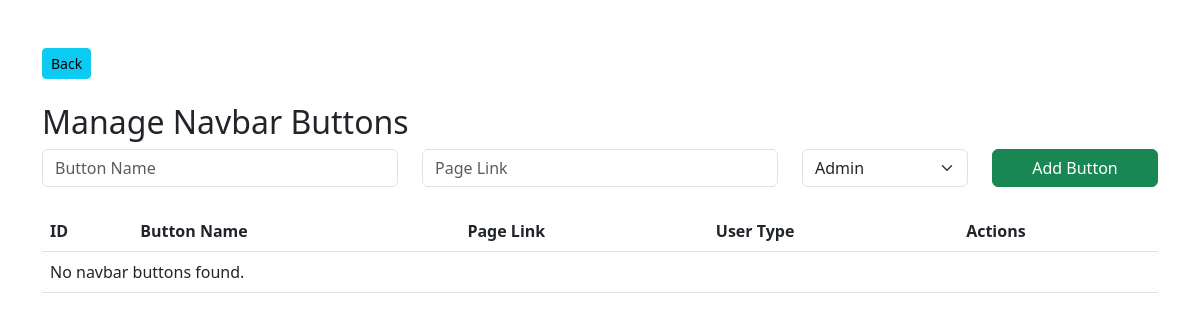
Before: /managenavbar.php (signed in) with the older database file.
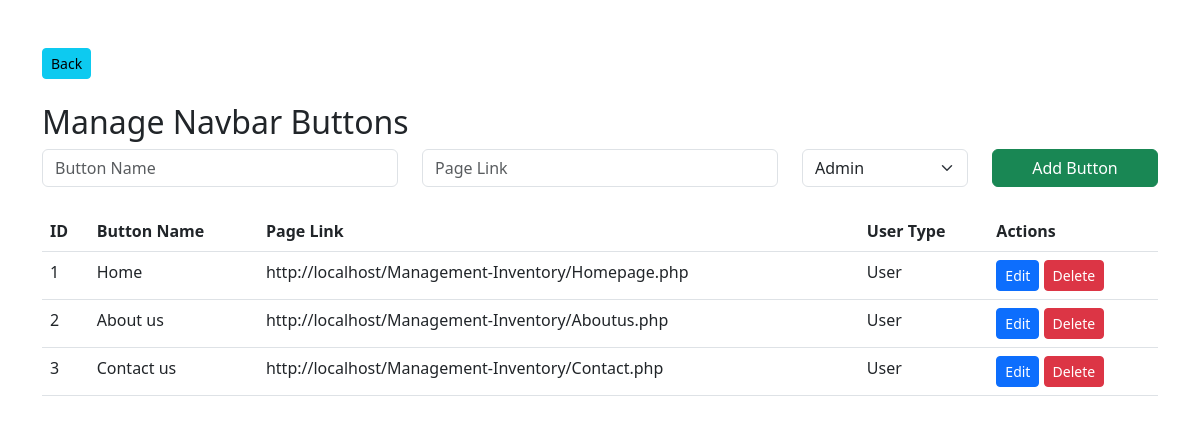
After: the same page with the newer database file.
### tables this page shows
CREATE TABLE `navbar_buttons` (
  `ID` int(11) NOT NULL,
  `button_name` varchar(100) NOT NULL,
  `pagelink` varchar(255) NOT NULL,
  `usertype_id` int(11) NOT NULL
);

### managenavbar.php (the view, shortened to what this page needs)
<?php
include 'db.php';
$conn = new mysqli($servername, $username, $password, $dbname);
$sql = "SELECT * FROM navbar_buttons";
$navbarButtons = $conn->query($sql);
?>
<!DOCTYPE html>
<html lang="en">
<head>
    <link href="https://cdn.jsdelivr.net/npm/bootstrap@5.3.0/dist/css/bootstrap.min.css" rel="stylesheet">
</head>
<body>
    <div class="container mt-5">
        <a href="Admin/Admin.php" class="btn btn-info btn-sm mb-4">Back</a>
        <h2>Manage Navbar Buttons</h2>
        <form method="POST" class="mb-4">
            <div class="row">
                <div class="col-md-4">
                    <input type="text" name="button_name" class="form-control" placeholder="Button Name" required>
                </div>
                <div class="col-md-4">
                    <input type="text" name="page_link" class="form-control" placeholder="Page Link" required>
                </div>
                <div class="col-md-2">
                    <select name="usertype_id" class="form-select" required>
                        <option value="1">Admin</option>
                    </select>
                </div>
                <div class="col-md-2">
                    <button type="submit" name="add_button" class="btn btn-success w-100">Add Button</button>
                </div>
            </div>
        </form>
        <table class="table table-hover">
            <thead>
                <tr>
                    <th>ID</th>
                    <th>Button Name</th>
                    <th>Page Link</th>
                    <th>User Type</th>
                    <th>Actions</th>
                </tr>
            </thead>
            <tbody>
                <?php if ($navbarButtons->num_rows > 0): ?>
                    <?php while ($button = $navbarButtons->fetch_assoc()): ?>
                        <tr>
                            <td><?= htmlspecialchars($button['ID']) ?></td>
                            <td><?= htmlspecialchars($button['button_name']) ?></td>
                            <td><?= htmlspecialchars($button['pagelink']) ?></td>
                            <td><?= $button['usertype_id'] == 1 ? 'Admin' : ($button['usertype_id'] == 2 ? 'Supplier' : 'User') ?></td>
                            <td>
                                <button class="btn btn-primary btn-sm" data-bs-toggle="modal" data-bs-target="#editModal<?= $button['ID'] ?>">Edit</button>
                                <form method="POST" style="display: inline-block;">
                                    <button type="submit" name="delete_button" class="btn btn-danger btn-sm">Delete</button>
                                </form>
                            </td>
                        </tr>
                    <?php endwhile; ?>
                <?php else: ?>
                    <tr>
                        <td colspan="5">No navbar buttons found.</td>
                    </tr>
                <?php endif; ?>
            </tbody>
        </table>
    </div>
</body>
</html>

Changed rows visible on the page:
added navbar_buttons: ID "1", button_name "Home", pagelink "http://localhost/Management-Inventory/Homepage.php", shows "User"
added navbar_buttons: ID "2", button_name "About us", pagelink "http://localhost/Management-Inventory/Aboutus.php", shows "User"
added navbar_buttons: ID "3", button_name "Contact us", pagelink "http://localhost/Management-Inventory/Contact.php", shows "User"
Other visible differences:
text no longer shown: "No navbar buttons found."
